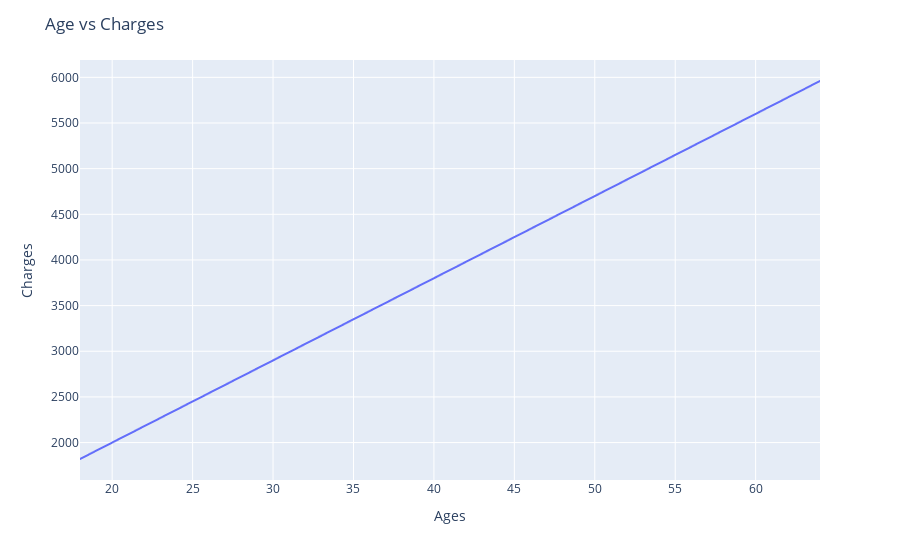

Here is the notebook cell this chart was saved with:
### Code cell
fig=px.line(x=ages,y=est_charge)
# fig.update_traces(marker_size=8)
fig.update_layout(
    xaxis_title='Ages',
    yaxis_title='Charges',
    title='Age vs Charges'
)
fig.show()

### Figure 1 — Plotly figure (JSON) as saved in the notebook; plotly's stock layout.template omitted (floating-point values rounded to 4 significant figures; data arrays with more than 128 entries replaced by an {"elided": "..."} marker saying what was removed)
{"data": [{"hovertemplate": "x=%{x}<br>y=%{y}<extra></extra>", "legendgroup": "", "line": {"color": "#636efa", "dash": "solid"}, "marker": {"symbol": "circle"}, "mode": "lines", "name": "", "showlegend": false, "type": "scattergl", "x": {"elided": "1064 int values"}, "xaxis": "x", "y": {"elided": "1064 int values"}, "yaxis": "y"}], "layout": {"legend": {"tracegroupgap": 0}, "margin": {"t": 60}, "title": {"text": "Age vs Charges"}, "xaxis": {"anchor": "y", "domain": [0, 1], "title": {"text": "Ages"}}, "yaxis": {"anchor": "x", "domain": [0, 1], "title": {"text": "Charges"}}}}
